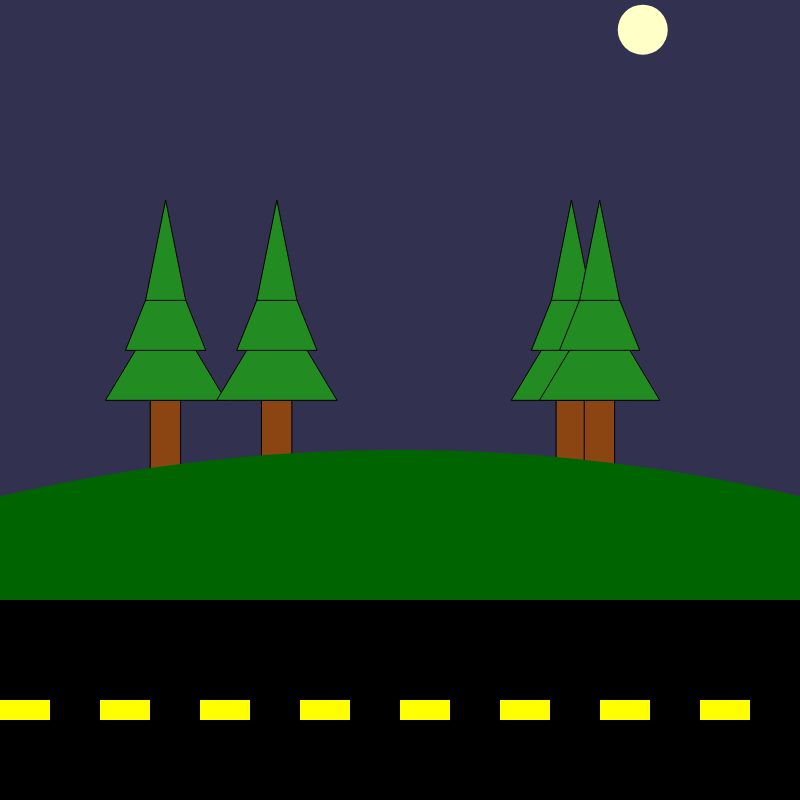
Frame 1 (no input)
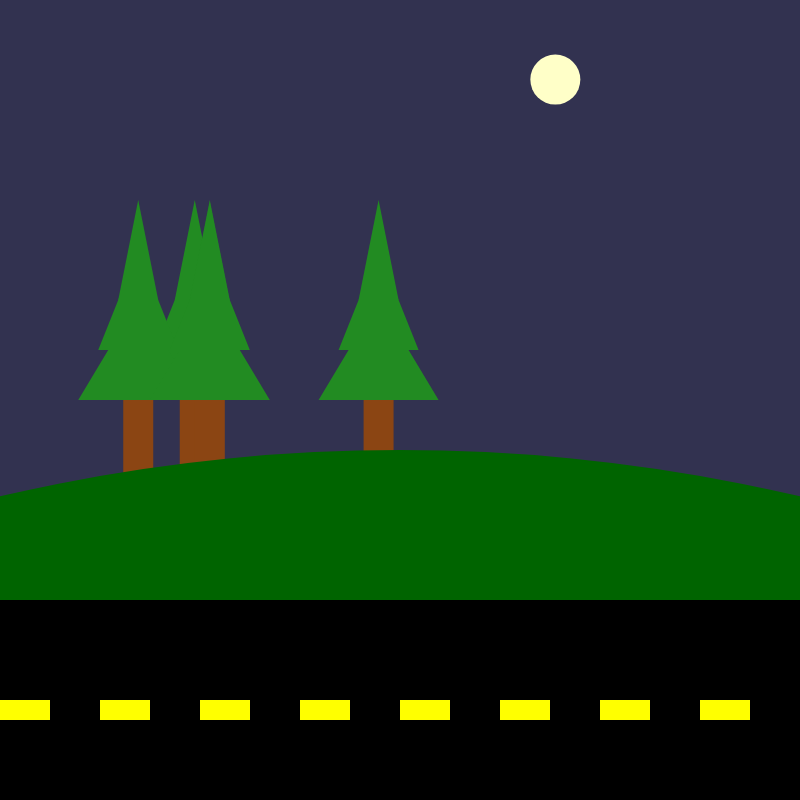
Frame 2 (the mouse pressed at the canvas centre, redrawn once)

The p5.js sketch that drew these frames (run headless with seeded random() and noise() and a simulated clock; the mouse was pressed at the canvas centre and the sketch redrawn once):

// p5.js sketch
// ── sketch.js
function setup() {

  // create the canvas
  createCanvas(800, 800);

  noLoop();
  
}

function draw() {
  background(50,50,80);

  drawPineTree(random(0,800), 400);//draws a pine tree created in the drawPineTree function
  drawPineTree(random(0,800), 400);//draws a pine tree created in the drawPineTree function
  drawPineTree(random(0,800), 400);//draws a pine tree created in the drawPineTree function
  drawPineTree(random(0,800), 400);//draws a pine tree created in the drawPineTree function
  

  fill(0,100,0);//make grass green
  noStroke();//make grass have no stroke
  circle(400,2200,3500);//draw grass

  fill("black");//make road black
  rect(0,600,800,200);//draw road

  fill("yellow");//make lines yellow
  rect(0, 700, 50,20);//draw yellow lines

  fill("yellow");//make lines yellow
  rect(100, 700, 50,20);//draw yellow lines

  fill("yellow");//make lines yellow
  rect(200, 700, 50,20);//draw yellow lines
  
  fill("yellow");//make lines yellow
  rect(300, 700, 50,20);//draw yellow lines

  fill("yellow");//make lines yellow
  rect(400, 700, 50,20);//draw yellow lines

  fill("yellow");//make lines yellow
  rect(500, 700, 50,20);//draw yellow lines

  fill("yellow");//make lines yellow
  rect(600, 700, 50,20);//draw yellow lines

  fill("yellow");//make lines yellow
  rect(700, 700, 50,20);//draw yellow lines

  fill(255,255,200);
  circle(random(0,800), random(0,100), 50);

  
}

function drawPineTree(x, y) {//funtion to draw the pine trees
  
  fill(139, 69, 19); //make trunk brown
  rect(x - 15, y, 30, 100); //draw trunk

  fill(34, 139, 34);//make leaves green
  triangle(x - 60, y, x, y - 100, x + 60, y); // bottom triangle
  triangle(x - 40, y - 50, x, y - 150, x + 40, y - 50); // middle triangle
  triangle(x - 20, y - 100, x, y - 200, x + 20, y - 100); // top triangle
}
